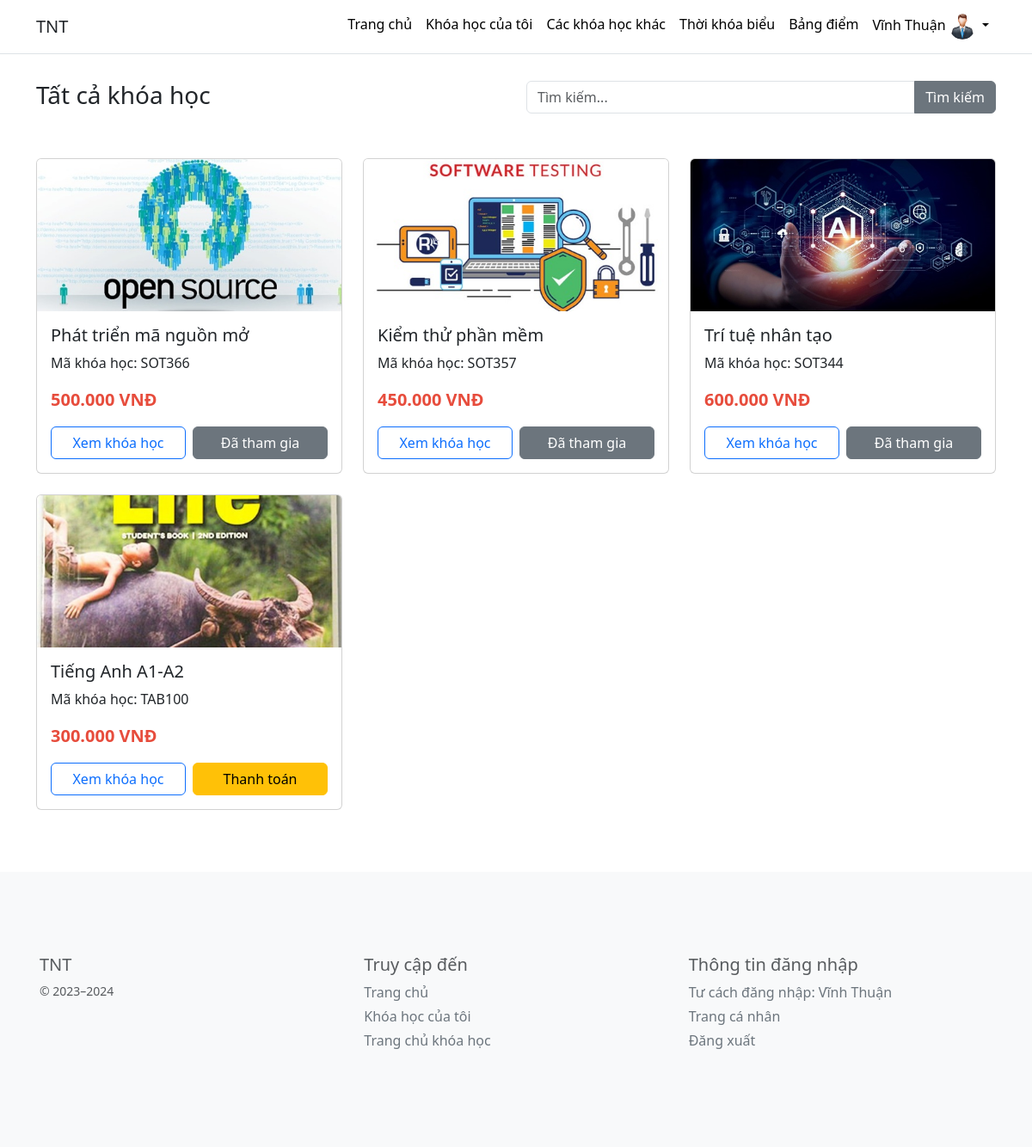
The app's page /student/index.php (signed in), older data.
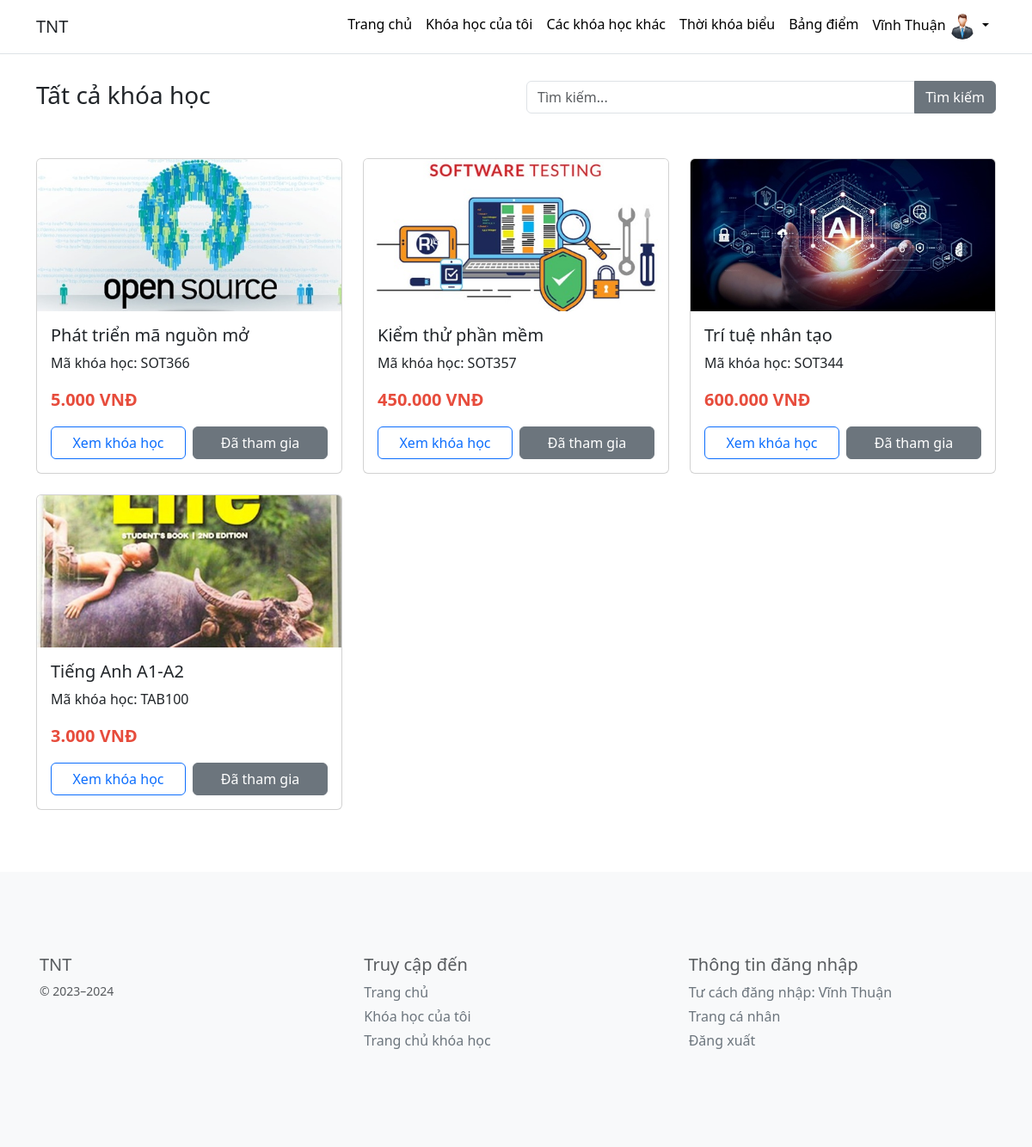
The same page, newer data.
### tables this page shows
CREATE TABLE `course` (
  `course_id` int(11) NOT NULL,
  `course_background` varchar(255) DEFAULT NULL,
  `course_code` varchar(10) NOT NULL,
  `course_name` varchar(255) NOT NULL,
  `course_description` text NOT NULL,
  `teacher_id` bigint(20) NOT NULL,
  `start_date` date NOT NULL,
  `end_date` date NOT NULL,
  `status` char(1) NOT NULL,
  `price` decimal(10,2) NOT NULL DEFAULT 0.00
);

### student/index.php (the view, shortened to what the changed rows need)
<?php
include('layout.php');
include_once('../config/connect.php');
if ($_SERVER["REQUEST_METHOD"] == "POST" && isset($_POST['timkiem'])) {
    $tukhoa = $_POST['tukhoa'];
    $keyword = strtolower(trim($tukhoa));
    $keyword = str_replace(' ', '', $keyword);
    $sql = "SELECT * FROM course
            WHERE LOWER(REPLACE(REPLACE(REPLACE(REPLACE(course_name, ' ', ''), 'Đ', 'D'),'đ','d'), ' ', '')) LIKE '%$keyword%'
            OR course_name LIKE '%$tukhoa%'";
    $result = mysqli_query($dbconnect, $sql);
} else {
    $sql = "SELECT * FROM course";
    $result = mysqli_query($dbconnect, $sql);
}
?>
<!DOCTYPE html>
<html lang="en">
<head>
</head>
<body>
    <div class="container mt-5">
        <div class="row">
            <?php
            if (mysqli_num_rows($result) > 0) {
                mysqli_data_seek($result, 0);
                while ($row = mysqli_fetch_array($result)) {
                    $is_free = $row['price'] == 0;
                    $has_joined = false;
                    if (isset($_SESSION['user_id'])) {
                        $user_id = $_SESSION['user_id'];
                        $course_id = $row['course_id'];
                        $check_joined_sql = "SELECT * FROM course_member
                                            WHERE student_id = $user_id
                                            AND course_id = $course_id";
                        $joined_result = mysqli_query($dbconnect, $check_joined_sql);
                        $has_joined = mysqli_num_rows($joined_result) > 0;
                    }
            ?>
                    <div class="col-md-4 mb-4">
                        <div class="card h-100">
                            <div class="custom-card">
                                <img src="<?php echo "../assets/file/course_background/" . $row['course_background'] ?>" class="card-img-top" alt="Course Image">
                            </div>
                            <div class="card-body d-flex flex-column">
                                <h5 class="card-title"><?php echo $row['course_name']; ?></h5>
                                <p class="card-text">
                                    Mã khóa học: <?php echo $row['course_code']; ?><br>
                                </p>
                                <div class="mt-auto">
                                    <div class="d-flex justify-content-between align-items-center mb-3">
                                        <?php if ($is_free): ?>
                                            <span class="free-badge">Miễn phí</span>
                                        <?php else: ?>
                                            <span class="price-tag"><?php echo number_format($row['price'], 0, ',', '.'); ?> VNĐ</span>
                                        <?php endif; ?>
                                    </div>
                                    <div class="btn-group-custom">
                                        <a class="btn btn-outline-primary" href="../course_preview.php?id=<?php echo $row['course_id']; ?>">
                                            Xem khóa học
                                        </a>
                                        <?php if (isset($_SESSION['user_id'])) { ?>
                                            <?php if ($has_joined): ?>
                                                <a class="btn btn-joined" href="course/index.php?id=<?php echo $row['course_id']; ?>">
                                                    Đã tham gia
                                                </a>
                                            <?php else: ?>
                                                <?php if ($is_free): ?>
                                                    <a class="btn btn-success" href="join_free_course.php?course_id=<?php echo $row['course_id']; ?>">
                                                        Tham gia ngay
                                                    </a>
                                                <?php else: ?>
                                                    <a class="btn btn-warning" href="../payment.php?course_id=<?php echo $row['course_id']; ?>">Thanh toán</a>
                                                <?php endif; ?>
                                            <?php endif; ?>
                                        <?php } ?>
                                    </div>
                                </div>
                            </div>
                        </div>
                    </div>
            <?php
                }
            } else {
                echo "<div class='col-12'><p class='text-center'>Không tìm thấy khóa học nào.</p></div>";
            }
            ?>
        </div>
    </div>
</body>
</html>

Row changes from the older to the newer data that the page shows:
changed course "Phát triển mã nguồn mở": price "500.000" → "5.000"
changed course "Tiếng Anh A1-A2": price "300.000" → "3.000"; now shows "Đã tham gia"; no longer shows "Thanh toán"
